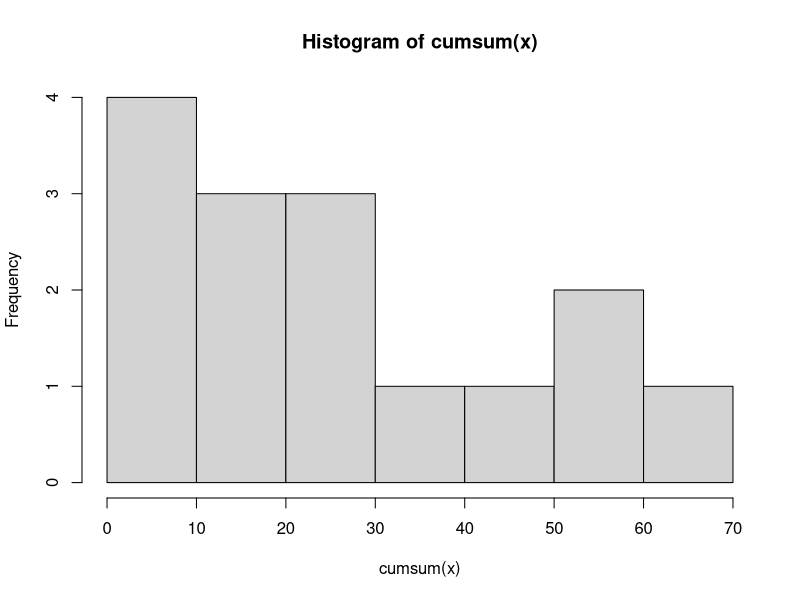
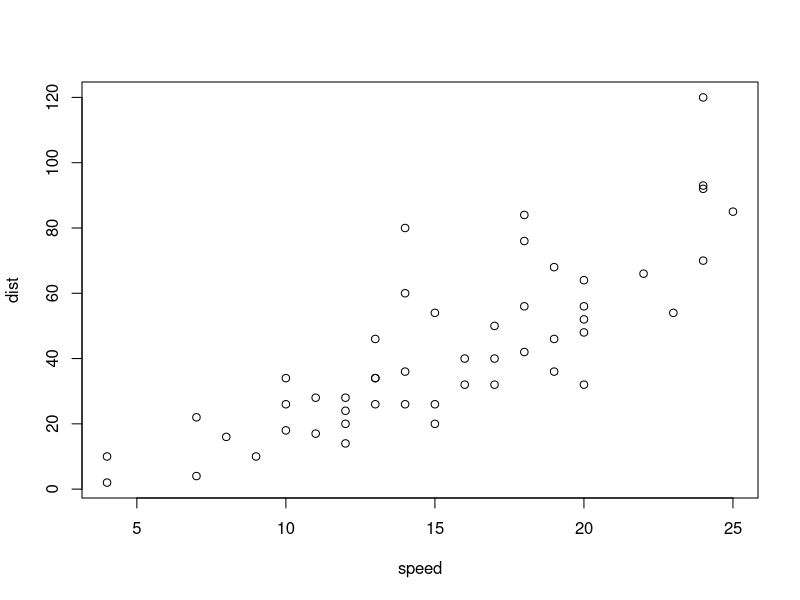
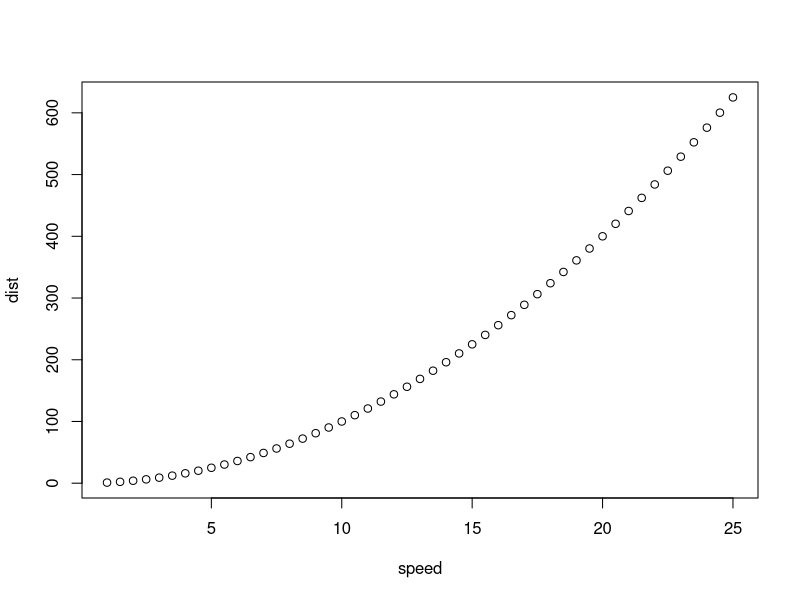

Recreate these plots in R, in order.
#Practice 1

#1
esc <- 11:15
#2
vec <- seq(1,19,2)
#3
x <- c(esc,vec)
#4
x[c(2,3,5)] <- x[c(2,3,5)] * -1
#5
x <- x[-c(4,8)]
#6
length(x)
#7
Nombres <- c('A','D','X','Z','Y','M','L','B','V','E','R','A','B','T','Z','Z','U')
#8
which(Nombres == 'A') #This function wasn't described anywhere in the class, was in the documentation though.
which(Nombres == 'B')
which(Nombres == 'L')
#9
which(Nombres == 'A' | Nombres == 'Z')

#Practice 2

#1
a <- 1:5
#2
b <- 1:10
#3
a+b #It actually isn't well defined, but R doesn't cares, it just solves it with the repetition trick.
a-b #Basically, it completes 'a' so it matches 'b' in size, repeating the elements.
a*b #So 'a' acts as (1,2,3,4,5,1,2,3,4,5) for the purposes of these 3 operations.
#4
x <- c(a,b)
#5
y <- rev(x)
#6
unique(x)
#7
hist(cumsum(x))
#8
mean(y)
var(y)
sd(y)

#Practice 3

#1
data(cars)
#2
attach(cars) #Assuming an attach is used here, the exercise makes no sense without this line.
plot(speed,dist)
#3
speed <- seq(1,25,0.5)
#4
dist <- speed^2
#5
plot(speed,dist)
#6
#One would use $ to access the variables from cars, for example, cars$speed and cars$dist.

#Practice 4

#1
?USJudgeRatings
#2
data(USJudgeRatings) #First, gotta load the data.
subset(USJudgeRatings, rowSums(USJudgeRatings) == max(rowSums(USJudgeRatings))) #Extracting the judge with subset.
subset(USJudgeRatings, rowSums(USJudgeRatings) == min(rowSums(USJudgeRatings))) #Same thing, but with min now.
#3
summary(rowSums(USJudgeRatings)) #This is just the summary of the scoring from all judges, mean is obtained here.
summary(USJudgeRatings) #This is for each individual test, mean is also obtained here.
#4
USJudgeRatings[order(rowSums(USJudgeRatings)),] #Notice order is used to sort dataframes, we're just sorting them by scores.

#Practice 5

#1
substraction <- function(x1, x2) {return (x1 - x2)}
#2
substraction <- function(x1, x2 = 0) {return (x1 - x2)}
#3
substraction <- function(x1, x2 = 2 * x1) {return (x1 - x2)}
